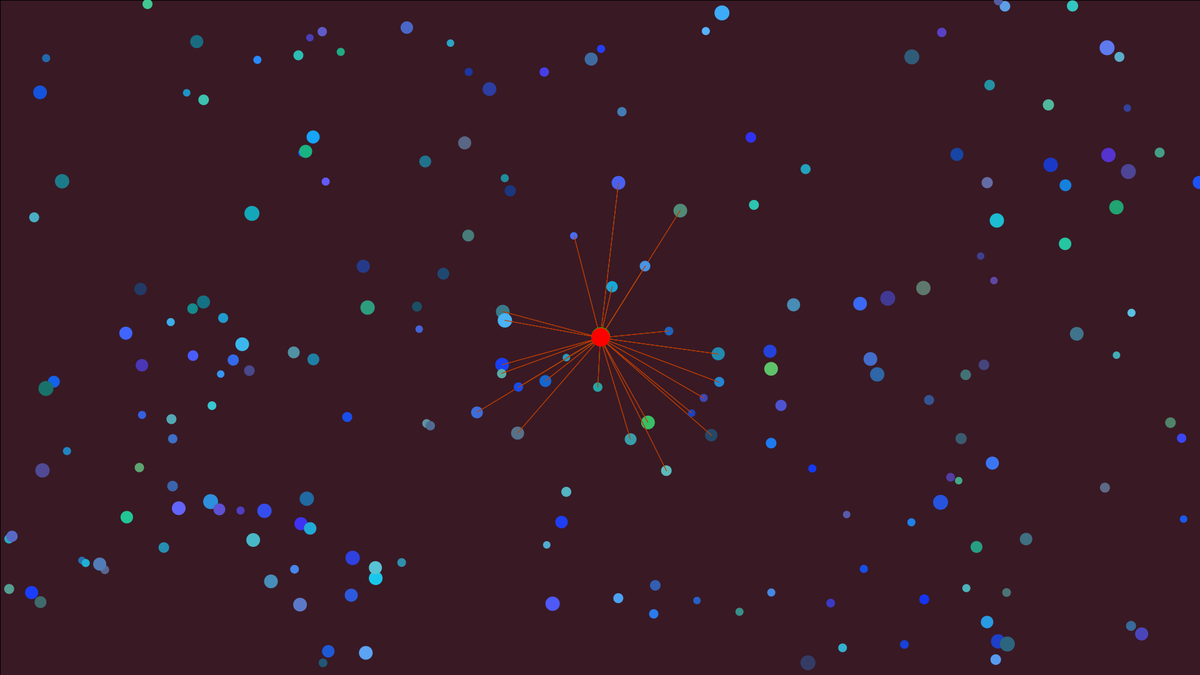
Frame 1 (no input)
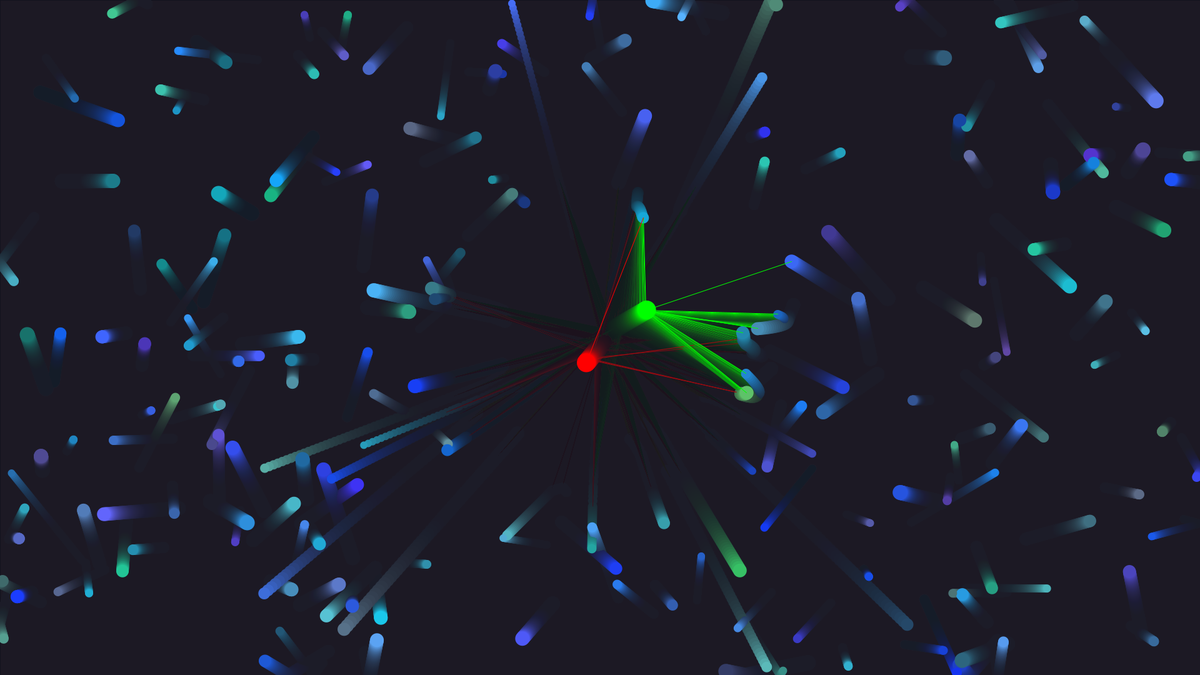
Frame 60 (the mouse pressed at the canvas centre just before this capture)
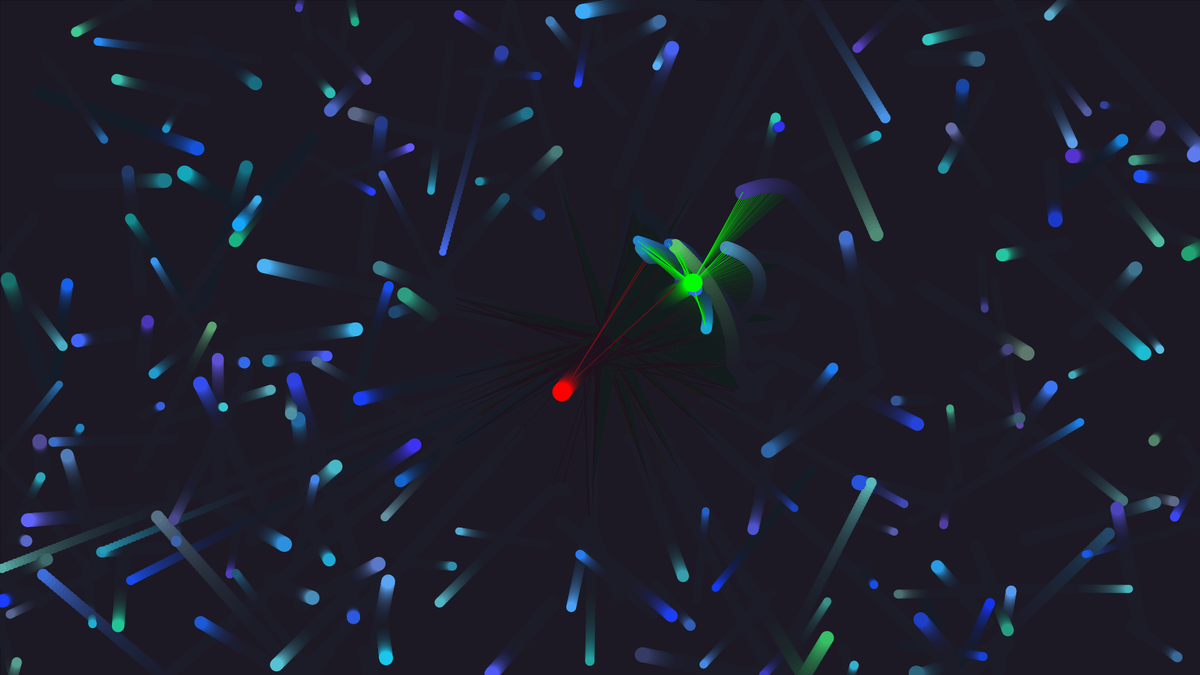
Frame 120 (the mouse held since frame 60 and released just before this capture)

The Processing sketch that drew these frames (run headless with seeded random() and noise(); from frame 60 on, the mouse is pressed at the canvas centre):

// Processing sketch: superSub2
// ── superSub2.pde
int maxBoids = 200;
Boid[] boids;
Attractor a;
Repellor rep;

void setup() {
  frameRate(60);
  boids = new Boid[maxBoids];
  size(1920, 1080);
  background(60, 25, 36);
  a = new Attractor(30, new PVector(width/2, height/2), color(0, 255, 0));
  rep = new Repellor(30, new PVector(width/2, height/2), color(255, 0, 0));
  loadBoids();
  
}

void draw() {
  //background(60, 25, 36);
  fill(20, 20, 40, 22);
  rect(0,0,width, height);
  for (int i = 0; i< maxBoids; i++) {
    boids[i].run();
  }
  a.run();
  rep.run();
}

//  Load array of boids with Boid objects
void loadBoids(){
  for(int i = 0; i < boids.length; i++ ){
    int r = (int)random(12,25);
    color c = color((int)random(20, 100), (int)random(50, 200), (int)random(100, 255));
    int x = (int)random(width);
    int y = (int)random(height);
    PVector l = new PVector(x, y);
    boids[i] = new Boid(r, l, c);
  }
  
}



// ── Attractor.pde
class Attractor extends Mover {

  float force;
  color c;
  Attractor(int r, PVector loc, color c) {// constructor
    super(r, loc, c);
    this.c = c;
    force = .2;
  }


  void render() {
    noStroke();
    fill(c);
    ellipse(loc.x, loc.y, radius, radius);
  }

  void update() {


    super.vel.add(super.acc);
    loc.add(vel);
    vel.limit(.5);
  }

  float getForce() {
    return force;
  }

  void checkEdges() {
    if (loc.x > width) loc.x = 0;
    if (loc.y > height) loc.y = 0;
    if (loc.x < 0) loc.x = width;
    if (loc.y < 0) loc.y = height;
  }
}


// ── Boid.pde
class Boid extends Mover {
  boolean atrOrbit, repOrbit;
  
  Boid(int r, PVector loc, color c) {// constructor
    super(r, loc, c);
    atrOrbit = false;
    repOrbit = false;
  }

  void update() {
   // calc acc to atractor
    if (this.loc.dist(a.loc) < 250) {
      atrOrbit = true;
      acc = PVector.sub(a.loc, loc);
      acc.normalize();
      acc.mult(a.getForce());
    } 
    else {
      atrOrbit = false;
    }
   // calc acc to repellor
   if (this.loc.dist(rep.loc) < 250) {
      repOrbit = true;
      acc = PVector.sub(rep.loc, loc);
      acc.normalize();
      acc.mult(rep.getForce());
    } 
    else {
      repOrbit = false;
    }
    //update loc and vel
    vel.add(acc);
    loc.add(vel);
    if(vel.mag() > 8) vel.mult(0);
    // reset acc
    acc.mult(0);
  }

  void render() {
    noStroke();
    fill(clr);
    ellipse(loc.x, loc.y, radius, radius);
    if (atrOrbit) {
      stroke(0, 255, 0);
      fill(150, 220, 50);
      line(loc.x, loc.y, a.loc.x, a.loc.y);
    }
    
    if (repOrbit) {
      stroke(255, 0, 0);
      fill(150, 220, 50);
      line(loc.x, loc.y, rep.loc.x, rep.loc.y);
    }
  }
}


// ── Mover.pde
abstract class Mover {
  int radius = 0;
  color clr = color(0, 0, 0);
  PVector loc;  
  PVector vel;
  PVector force;
  PVector acc;
  boolean orbit = false;
  Mover(int r, PVector l, color c) {
    radius = r;
    loc = l;
    vel = new PVector (random(-1.6, 1.6), random(-1.6, 1.6));
    acc = new PVector (random(-.9, .9), random(-.9, .9));
    clr =c;
  }

  void run(){
    update();
    checkEdges();
    render();
  }
  void update() {
 
    
    vel.add(acc);
    loc.add(vel);
    vel.limit(2);
    acc.mult(0);
  }

  void render() {
    noStroke();
    fill(clr);
    ellipse(loc.x, loc.y, radius, radius);
    if(orbit){
    stroke(255);
    fill(150, 220, 50);
    line(loc.x, loc.y, a.loc.x, a.loc.y);     
    } 
  }

  void checkEdges() {
    if (loc.x>width) vel.x *= -1;
    if (loc.y>height) vel.y *= -1;
    if (loc.x<0) vel.x *= -1;
    if (loc.y<0) vel.y *= -1;
  }
}


// ── Repellor.pde
class Repellor extends Mover {
 
  float force;
  color c;
  Repellor(int r, PVector loc, color c) {// constructor
    super(r, loc, c);
  this.c = c;
    force = -1.5;
  }
  
  
  void render() {
    noStroke();
    fill(c);
    ellipse(loc.x, loc.y, radius, radius);
  }
  
  void update() {
      super.vel.add(super.acc);
      loc.add(vel);
      vel.limit(.9);
  }
  
  float getForce(){
    return force; 
  }
  
  void checkEdges() {
    if (loc.x > width) loc.x = 0;
    if (loc.y > height) loc.y = 0;
    if (loc.x < 0) loc.x = width;
    if (loc.y < 0) loc.y = height;
  }

}
